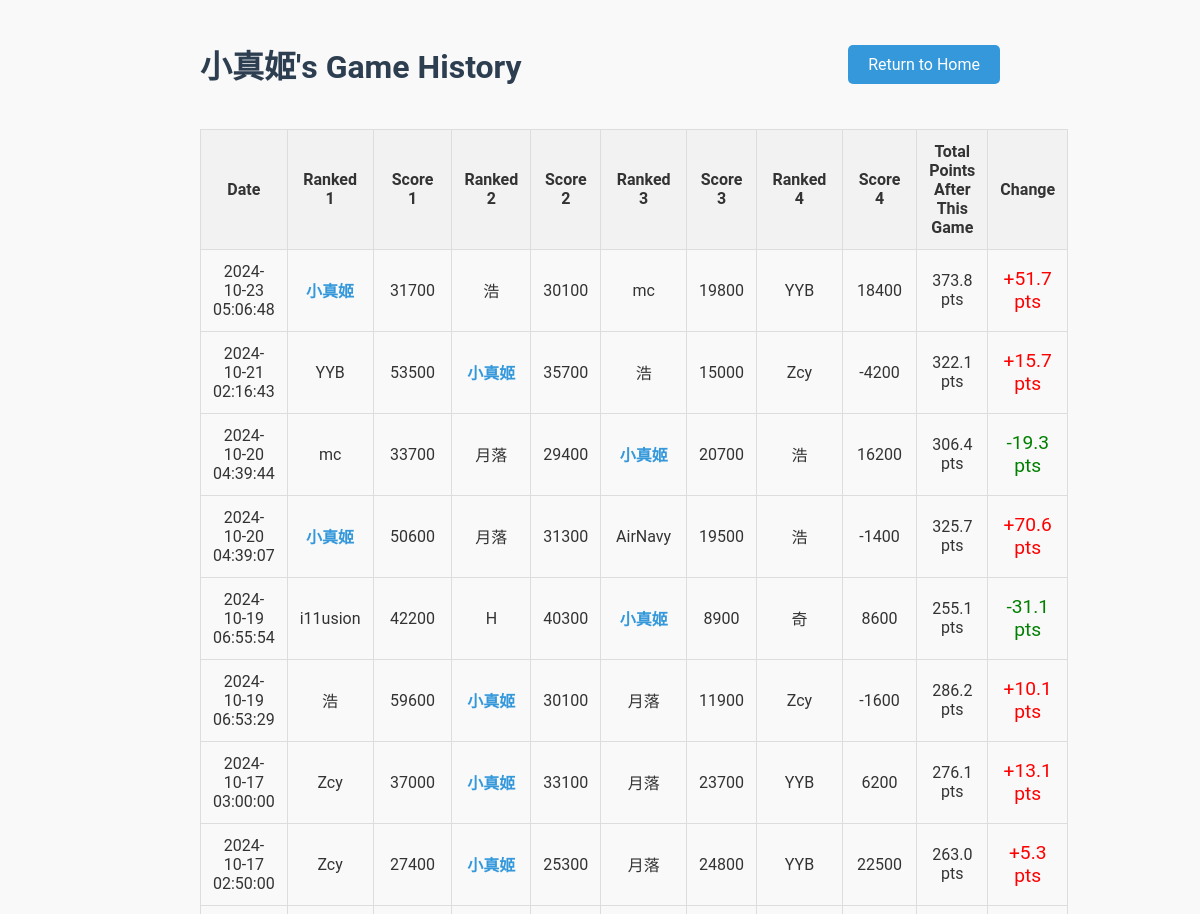
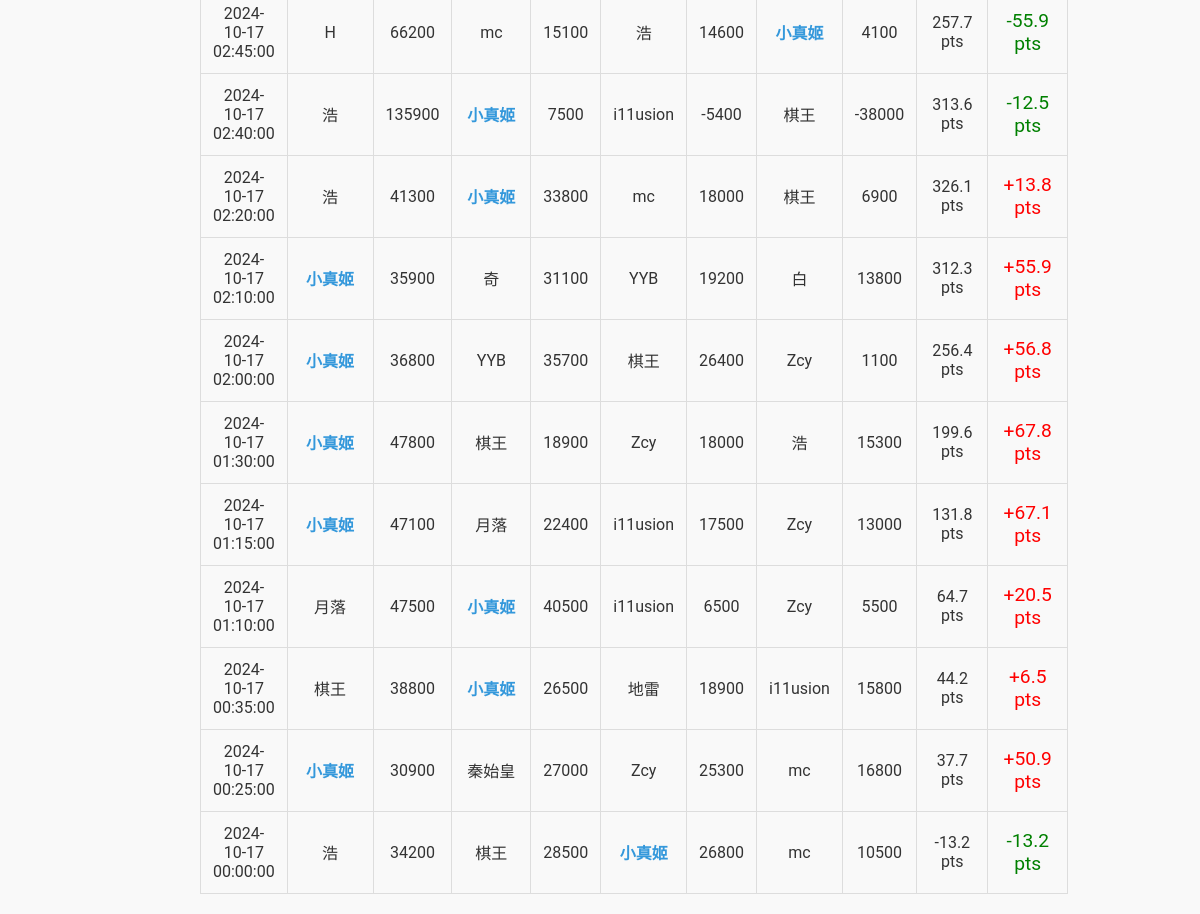
Screenshot of /player/小真姬 with the database file from the repository (2 pictures, top to bottom).
### tables this page shows
CREATE TABLE games (
    game_id INTEGER PRIMARY KEY AUTOINCREMENT,
    player1 TEXT NOT NULL,
    player2 TEXT NOT NULL,
    player3 TEXT NOT NULL,
    player4 TEXT NOT NULL,
    raw_score1 INTEGER NOT NULL,
    raw_score2 INTEGER NOT NULL,
    raw_score3 INTEGER NOT NULL,
    raw_score4 INTEGER NOT NULL,
    final_score1 INTEGER NOT NULL,
    final_score2 INTEGER NOT NULL,
    final_score3 INTEGER NOT NULL,
    final_score4 INTEGER NOT NULL,
    game_date TIMESTAMP DEFAULT CURRENT_TIMESTAMP
);

### app.py (the view)
@app.route("/player/<player_name>")
def player_statistics(player_name):
    player_name = unquote(player_name)  # Decode the URL-encoded player name
    conn = get_db_connection()
    cursor = conn.cursor()
    cursor.execute("""
    SELECT game_date, player1, player2, player3, player4,
           raw_score1, raw_score2, raw_score3, raw_score4,
           final_score1, final_score2, final_score3, final_score4
    FROM games
    WHERE ? IN (player1, player2, player3, player4)
    ORDER BY game_date DESC
    """, (player_name,))
    games = cursor.fetchall()
    running_total = 0
    processed_games = []
    for game in reversed(games):
        players_and_scores = [
            (game['player1'], game['raw_score1'], game['final_score1']),
            (game['player2'], game['raw_score2'], game['final_score2']),
            (game['player3'], game['raw_score3'], game['final_score3']),
            (game['player4'], game['raw_score4'], game['final_score4'])
        ]
        players_and_scores.sort(key=lambda x: x[2], reverse=True)  # Sort by final score
        current_game_points = None
        for player, raw_score, final_score in players_and_scores:
            if player == player_name:
                current_game_points = final_score
                break
        previous_total = running_total
        running_total += current_game_points  # Update cumulative points
        processed_games.append({
            'game_date': game['game_date'],
            'players_and_scores': players_and_scores,
            'point_change' : round(current_game_points,1),
            'previous_total': round(previous_total, 1),
            'total_points_after_game': round(running_total, 1)  # Round the running total
        })
    processed_games.reverse()
    conn.close()
    return render_template("player_statistics.html", player_name=player_name, games=processed_games)

### app.py (called while the page is built)
def get_db_connection():
    conn = sqlite3.connect('mahjong.db')
    conn.row_factory = sqlite3.Row  # Return rows as dictionaries
    return conn

### templates/player_statistics.html (shortened to what this page needs)
<!DOCTYPE html>
<html lang="en">
<head>
</head>
<body>
    <div class="container">
        <div class="header-row">
            <h1>{{ player_name }}'s Game History</h1>
            <div class="return-button">
                <a href="{{ url_for('home') }}">Return to Home</a>
            </div>
        </div>
        <table>
            <tr>
                <th>Date</th>
                <th>Ranked 1</th>
                <th>Score 1</th>
                <th>Ranked 2</th>
                <th>Score 2</th>
                <th>Ranked 3</th>
                <th>Score 3</th>
                <th>Ranked 4</th>
                <th>Score 4</th>
                <th>Total Points After This Game</th>
                <th>Change</th>
            </tr>
            {% for game in games %}
            <tr>
                <td>{{ game['game_date'] }}</td>
                {% for player, raw_score, final_score in game['players_and_scores'] %}
                <td class="{% if player == player_name %}player-highlight{% endif %}">
                    {{ player }}
                </td>
                <td>{{ raw_score }}</td>
                {% endfor %}
                <td>{{ '%.1f' % game['total_points_after_game'] }} pts</td>
                <td class="point-change {% if game['point_change'] > 0 %}positive-change{% else %}negative-change{% endif %}">
                    {% if game['point_change'] > 0 %}+{% endif %}{{ game['point_change'] }} pts
                </td>
            </tr>
            {% endfor %}
        </table>
    </div>
</body>
</html>

### templates/player_statistics.html (style rules this page uses)
body { font-family: 'Roboto', sans-serif; background-color: #f9f9f9; color: #333; margin: 0; padding: 20px; }
.container { max-width: 800px; margin: 0 auto; }
.header-row { display: flex; justify-content: space-between; align-items: center; margin-bottom: 20px; }
h1 { color: #2c3e50; }
table { width: 100%; border-collapse: collapse; margin-top: 20px; }
th, td { padding: 12px; border: 1px solid #ddd; text-align: center; }
th { background-color: #f2f2f2; }
.player-highlight { font-weight: bold; color: #3498db; }
.point-change { font-size: 1.2em; }
.positive-change { color: red; }
.negative-change { color: green; }
.return-button a { text-decoration: none; background-color: #3498db; color: #ffffff; padding: 10px 20px; border-radius: 5px; transition: background-color 0.3s; }

### rows the page displays
games: game_date "2024-10-23 05:06:48", player1 "小真姬", raw_score1 "31700", player3 "浩", raw_score3 "30100", player2 "mc", raw_score2 "19800", player4 "YYB", raw_score4 "18400", total_points_after_game "373.8", point_change "51.7"
games: game_date "2024-10-21 02:16:43", player2 "YYB", raw_score2 "53500", player4 "小真姬", raw_score4 "35700", player1 "浩", raw_score1 "15000", player3 "Zcy", raw_score3 "-4200", total_points_after_game "322.1", point_change "15.7"
games: game_date "2024-10-20 04:39:44", player3 "mc", raw_score3 "33700", player2 "月落", raw_score2 "29400", player4 "小真姬", raw_score4 "20700", player1 "浩", raw_score1 "16200", total_points_after_game "306.4", point_change "-19.3"
games: game_date "2024-10-20 04:39:07", player3 "小真姬", raw_score3 "50600", player4 "月落", raw_score4 "31300", player2 "AirNavy", raw_score2 "19500", player1 "浩", raw_score1 "-1400", total_points_after_game "325.7", point_change "70.6"
games: game_date "2024-10-19 06:55:54", player1 "i11usion", raw_score1 "42200", player4 "H", raw_score4 "40300", player2 "小真姬", raw_score2 "8900", player3 "奇", raw_score3 "8600", total_points_after_game "255.1", point_change "-31.1"
games: game_date "2024-10-19 06:53:29", player4 "浩", raw_score4 "59600", player3 "小真姬", raw_score3 "30100", player2 "月落", raw_score2 "11900", player1 "Zcy", raw_score1 "-1600", total_points_after_game "286.2", point_change "10.1"
games: game_date "2024-10-17 03:00:00", player3 "Zcy", raw_score3 "37000", player2 "小真姬", raw_score2 "33100", player4 "月落", raw_score4 "23700", player1 "YYB", raw_score1 "6200", total_points_after_game "276.1", point_change "13.1"
games: game_date "2024-10-17 02:50:00", player3 "Zcy", raw_score3 "27400", player1 "小真姬", raw_score1 "25300", player2 "月落", raw_score2 "24800", player4 "YYB", raw_score4 "22500", total_points_after_game "263.0", point_change "5.3"
games: game_date "2024-10-17 02:45:00", player4 "H", raw_score4 "66200", player2 "mc", raw_score2 "15100", player3 "浩", raw_score3 "14600", player1 "小真姬", raw_score1 "4100", total_points_after_game "257.7", point_change "-55.9"
games: game_date "2024-10-17 02:40:00", player3 "浩", raw_score3 "135900", player2 "小真姬", raw_score2 "7500", player1 "i11usion", raw_score1 "-5400", player4 "棋王", raw_score4 "-38000", total_points_after_game "313.6", point_change "-12.5"
games: game_date "2024-10-17 02:20:00", player1 "浩", raw_score1 "41300", player3 "小真姬", raw_score3 "33800", player2 "mc", raw_score2 "18000", player4 "棋王", raw_score4 "6900", total_points_after_game "326.1", point_change "13.8"
games: game_date "2024-10-17 02:10:00", player4 "小真姬", raw_score4 "35900", player3 "奇", raw_score3 "31100", player2 "YYB", raw_score2 "19200", player1 "白", raw_score1 "13800", total_points_after_game "312.3", point_change "55.9"
games: game_date "2024-10-17 02:00:00", player2 "小真姬", raw_score2 "36800", player1 "YYB", raw_score1 "35700", player3 "棋王", raw_score3 "26400", player4 "Zcy", raw_score4 "1100", total_points_after_game "256.4", point_change "56.8"
games: game_date "2024-10-17 01:30:00", player2 "小真姬", raw_score2 "47800", player3 "棋王", raw_score3 "18900", player4 "Zcy", raw_score4 "18000", player1 "浩", raw_score1 "15300", total_points_after_game "199.6", point_change "67.8"
games: game_date "2024-10-17 01:15:00", player2 "小真姬", raw_score2 "47100", player1 "月落", raw_score1 "22400", player3 "i11usion", raw_score3 "17500", player4 "Zcy", raw_score4 "13000", total_points_after_game "131.8", point_change "67.1"
games: game_date "2024-10-17 01:10:00", player1 "月落", raw_score1 "47500", player2 "小真姬", raw_score2 "40500", player4 "i11usion", raw_score4 "6500", player3 "Zcy", raw_score3 "5500", total_points_after_game "64.7", point_change "20.5"
games: game_date "2024-10-17 00:35:00", player2 "棋王", raw_score2 "38800", player3 "小真姬", raw_score3 "26500", player1 "地雷", raw_score1 "18900", player4 "i11usion", raw_score4 "15800", total_points_after_game "44.2", point_change "6.5"
games: game_date "2024-10-17 00:25:00", player1 "小真姬", raw_score1 "30900", player4 "秦始皇", raw_score4 "27000", player3 "Zcy", raw_score3 "25300", player2 "mc", raw_score2 "16800", total_points_after_game "37.7", point_change "50.9"
games: game_date "2024-10-17 00:00:00", player4 "浩", raw_score4 "34200", player2 "棋王", raw_score2 "28500", player3 "小真姬", raw_score3 "26800", player1 "mc", raw_score1 "10500", final_score3 "-13.2", point_change "-13.2"

### other values shown
{{ player_name }} "小真姬"
